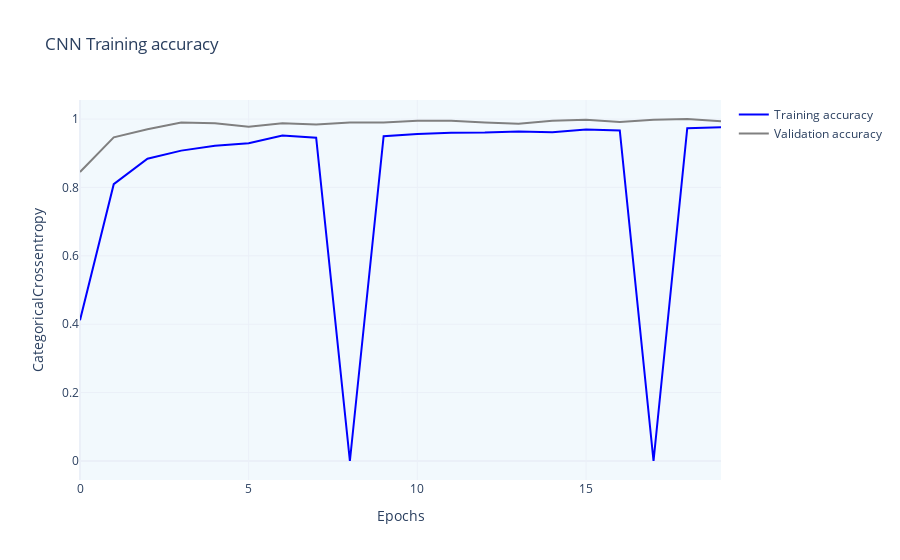

Source (notebook cell):
### Code cell
# visualize training accuracy and validation accuracy
fig = go.Figure()
epochs = 20
fig.add_trace(go.Scatter(x=np.arange(0,epochs,1),
                        y = history.history['categorical_accuracy'],
                        mode='lines',
                        name=f'Training accuracy',
                        marker_size=3,
                        line_color='blue'))
fig.add_trace(go.Scatter(x=np.arange(0,epochs,1),
                        y = history.history['val_categorical_accuracy'],
                        mode='lines',
                        name=f'Validation accuracy',
                        marker_size=3,
                        line_color='grey'))
fig.update_layout(title="CNN Training accuracy",
                 xaxis_title='Epochs',
                  yaxis_title=f"CategoricalCrossentropy")

fig.update_layout({'plot_bgcolor':'#f2f9fd',
                  'paper_bgcolor':'white',},
                 template ='plotly_white')

### Figure 1 — Plotly figure (JSON) as saved in the notebook; plotly's stock layout.template omitted (floating-point values rounded to 4 significant figures)
{"data": [{"line": {"color": "blue"}, "marker": {"size": 3}, "mode": "lines", "name": "Training accuracy", "type": "scatter", "x": [0, 1, 2, 3, 4, 5, 6, 7, 8, 9, 10, 11, 12, 13, 14, 15, 16, 17, 18, 19], "y": [0.4115, 0.8095, 0.884, 0.9075, 0.922, 0.929, 0.952, 0.9455, 0, 0.9495, 0.9565, 0.96, 0.9605, 0.9635, 0.9615, 0.9695, 0.9665, 0, 0.973, 0.976]}, {"line": {"color": "grey"}, "marker": {"size": 3}, "mode": "lines", "name": "Validation accuracy", "type": "scatter", "x": [0, 1, 2, 3, 4, 5, 6, 7, 8, 9, 10, 11, 12, 13, 14, 15, 16, 17, 18, 19], "y": [0.845, 0.9463, 0.9702, 0.99, 0.9875, 0.9777, 0.9875, 0.9837, 0.9901, 0.99, 0.995, 0.995, 0.99, 0.9862, 0.995, 0.9975, 0.9912, 0.9975, 1, 0.9937]}], "layout": {"paper_bgcolor": "white", "plot_bgcolor": "#f2f9fd", "title": {"text": "CNN Training accuracy"}, "xaxis": {"title": {"text": "Epochs"}}, "yaxis": {"title": {"text": "CategoricalCrossentropy"}}}}
